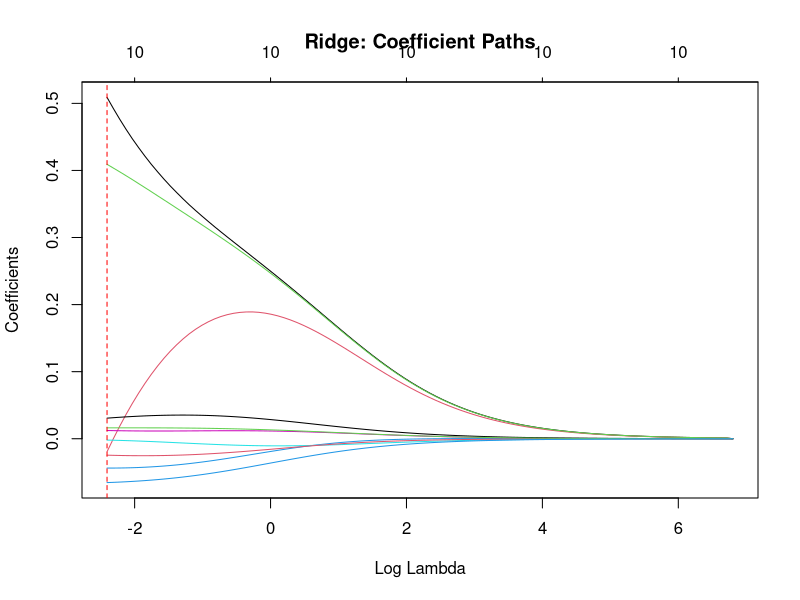
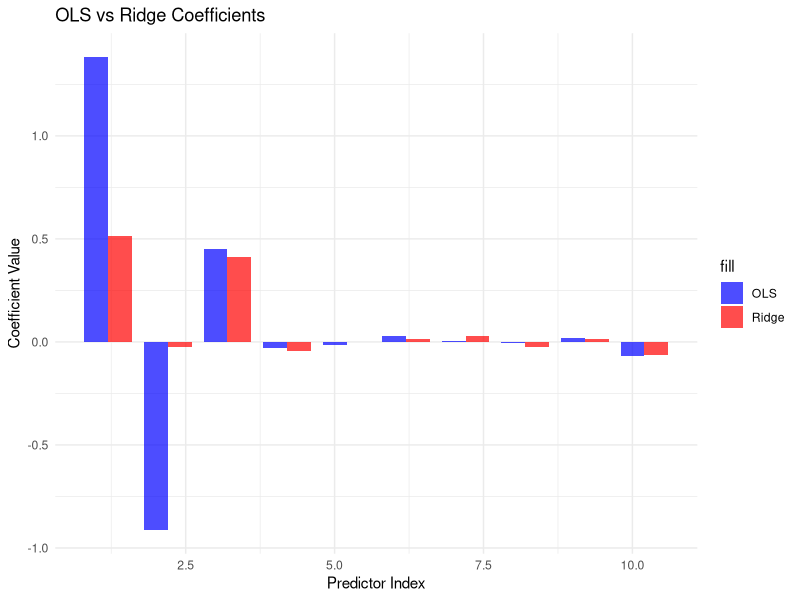
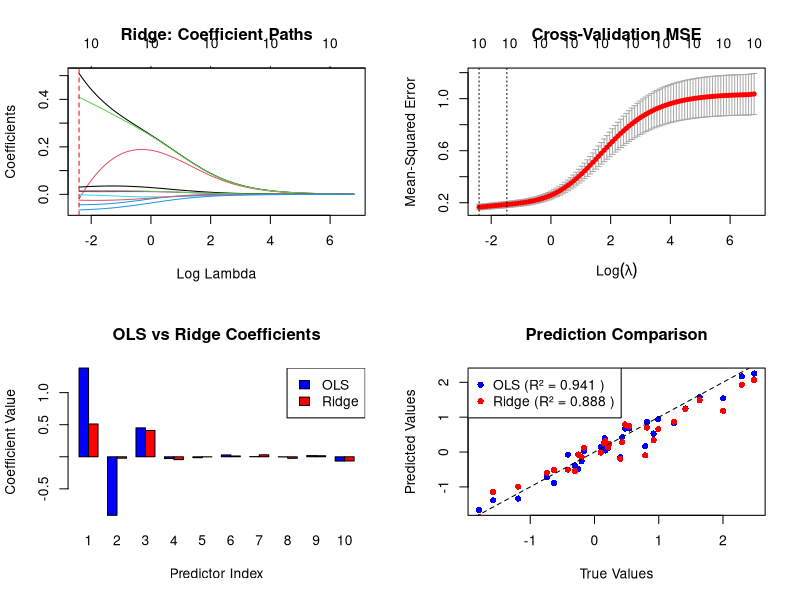
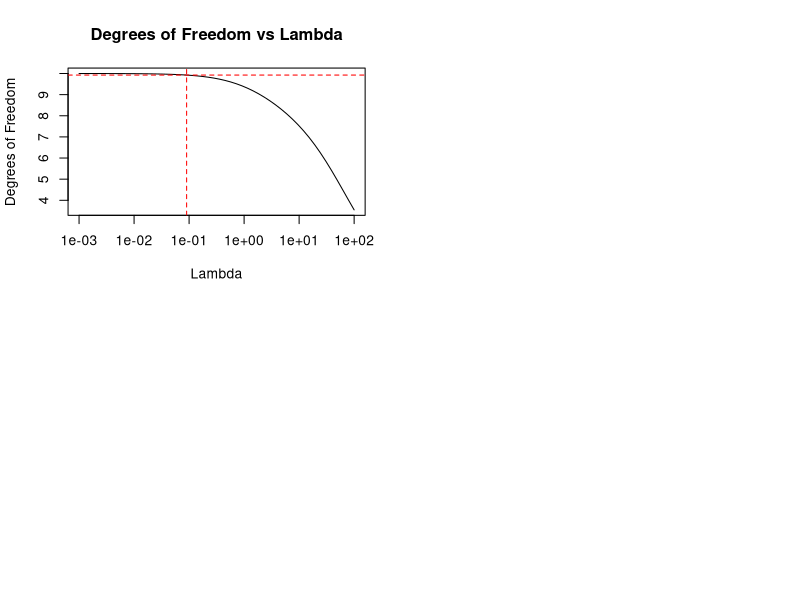

The R source for these figures, in order:
# Ridge Regression: Comprehensive Implementation
# This script demonstrates ridge regression with multicollinearity handling using glmnet

# Load required libraries
library(glmnet)
library(ggplot2)
library(dplyr)

# Set random seed for reproducibility
set.seed(42)

# Generate synthetic data with multicollinearity
n <- 100
p <- 10

# Create correlated predictors
X <- matrix(rnorm(n * p), n, p)
X[, 2] <- 0.8 * X[, 1] + 0.2 * rnorm(n)
X[, 3] <- 0.7 * X[, 1] + 0.3 * rnorm(n)

# True coefficients
true_beta <- rep(0, p)
true_beta[1:3] <- c(2, -1.5, 1)

# Generate response
y <- X %*% true_beta + 0.5 * rnorm(n)

cat("=== RIDGE REGRESSION WITH MULTICOLLINEARITY ===\n")
cat("Sample size:", n, "\n")
cat("Number of predictors:", p, "\n")
cat("True non-zero coefficients:", sum(true_beta != 0), "\n")
cat("True coefficients:", true_beta[1:3], "\n")

# Split data into training and test sets
train_idx <- sample(1:n, 0.7 * n)
X_train <- X[train_idx, ]
X_test <- X[-train_idx, ]
y_train <- y[train_idx]
y_test <- y[-train_idx]

# Standardize data
X_train_scaled <- scale(X_train)
X_test_scaled <- scale(X_test, center = attr(X_train_scaled, "scaled:center"), 
                       scale = attr(X_train_scaled, "scaled:scale"))
y_train_scaled <- scale(y_train)
y_test_scaled <- scale(y_test, center = attr(y_train_scaled, "scaled:center"), 
                       scale = attr(y_train_scaled, "scaled:scale"))

# Compute SVD
svd_result <- svd(X_train_scaled)
U <- svd_result$u
d <- svd_result$d
V <- svd_result$v

cat("\nSVD Analysis:\n")
cat("Singular values:", round(d[1:5], 3), "...\n")
cat("Condition number:", round(d[1] / d[length(d)], 2), "\n")

# Ridge regression with cross-validation
cat("\n=== RIDGE REGRESSION WITH CROSS-VALIDATION ===\n")
ridge_cv <- cv.glmnet(X_train_scaled, y_train_scaled, alpha = 0, standardize = FALSE)
ridge_fit <- glmnet(X_train_scaled, y_train_scaled, alpha = 0, lambda = ridge_cv$lambda.min)

# Compute degrees of freedom
df_ridge <- sum(d^2 / (d^2 + ridge_cv$lambda.min))

cat("Best lambda:", round(ridge_cv$lambda.min, 4), "\n")
cat("Ridge CV MSE:", round(min(ridge_cv$cvm), 4), "\n")
cat("Degrees of freedom:", round(df_ridge, 2), "\n")

# Plot coefficient paths
plot(ridge_cv$glmnet.fit, xvar = "lambda", main = "Ridge: Coefficient Paths")
abline(v = log(ridge_cv$lambda.min), col = "red", lty = 2)

# Compare with OLS
ols_coefs <- coef(lm(y_train_scaled ~ X_train_scaled - 1))
ridge_coefs <- as.vector(coef(ridge_fit))[-1]  # Remove intercept

# Create comparison plot
coef_comparison <- data.frame(
  predictor = 1:p,
  ols = ols_coefs,
  ridge = ridge_coefs
)

ggplot(coef_comparison, aes(x = predictor)) +
  geom_bar(aes(y = ols, fill = "OLS"), stat = "identity", alpha = 0.7, width = 0.4) +
  geom_bar(aes(y = ridge, fill = "Ridge"), stat = "identity", alpha = 0.7, width = 0.4, 
           position = position_nudge(x = 0.4)) +
  scale_fill_manual(values = c("OLS" = "blue", "Ridge" = "red")) +
  labs(title = "OLS vs Ridge Coefficients", x = "Predictor Index", y = "Coefficient Value") +
  theme_minimal()

# Prediction comparison
ols_pred <- X_test_scaled %*% ols_coefs
ridge_pred <- predict(ridge_fit, newx = X_test_scaled)

ols_r2 <- 1 - sum((y_test_scaled - ols_pred)^2) / sum((y_test_scaled - mean(y_test_scaled))^2)
ridge_r2 <- 1 - sum((y_test_scaled - ridge_pred)^2) / sum((y_test_scaled - mean(y_test_scaled))^2)

ols_mse <- mean((y_test_scaled - ols_pred)^2)
ridge_mse <- mean((y_test_scaled - ridge_pred)^2)

cat("\n=== MODEL COMPARISON ===\n")
cat("OLS Test R²:", round(ols_r2, 4), "\n")
cat("Ridge Test R²:", round(ridge_r2, 4), "\n")
cat("OLS Test MSE:", round(ols_mse, 4), "\n")
cat("Ridge Test MSE:", round(ridge_mse, 4), "\n")
cat("Improvement in R²:", round(ridge_r2 - ols_r2, 4), "\n")
cat("Improvement in MSE:", round((ols_mse - ridge_mse) / ols_mse * 100, 2), "%\n")

# Multicollinearity analysis
cat("\n=== MULTICOLLINEARITY ANALYSIS ===\n")
corr_matrix <- cor(X_train_scaled)
max_corr <- max(abs(corr_matrix[upper.tri(corr_matrix)]))
cat("Maximum correlation between predictors:", round(max_corr, 4), "\n")

# Variance Inflation Factor (VIF) calculation
vif_values <- numeric(p)
for (i in 1:p) {
  # Regress predictor i on all other predictors
  X_others <- X_train_scaled[, -i, drop = FALSE]
  y_pred <- X_train_scaled[, i]
  
  # Fit regression
  lm_result <- lm(y_pred ~ X_others - 1)
  r_squared <- summary(lm_result)$r.squared
  
  # Calculate VIF
  vif_values[i] <- 1 / (1 - r_squared)
}

cat("VIF values:", round(vif_values[1:5], 2), "...\n")
cat("Maximum VIF:", round(max(vif_values), 2), "\n")

# Shrinkage analysis
cat("\n=== SHRINKAGE ANALYSIS ===\n")
shrinkage_factors <- d^2 / (d^2 + ridge_cv$lambda.min)
cat("Shrinkage factors for first 5 components:", round(shrinkage_factors[1:5], 3), "\n")
cat("Average shrinkage factor:", round(mean(shrinkage_factors), 3), "\n")

# Coefficient stability analysis
cat("\n=== COEFFICIENT STABILITY ===\n")
coef_stability <- abs(ridge_coefs) / abs(ols_coefs)
cat("Coefficient stability ratios:", round(coef_stability[1:5], 3), "...\n")
cat("Average stability ratio:", round(mean(coef_stability), 3), "\n")

# Create comprehensive visualization
par(mfrow = c(2, 2))

# 1. Coefficient paths
plot(ridge_cv$glmnet.fit, xvar = "lambda", main = "Ridge: Coefficient Paths")
abline(v = log(ridge_cv$lambda.min), col = "red", lty = 2)

# 2. Cross-validation curve
plot(ridge_cv, main = "Cross-Validation MSE")

# 3. OLS vs Ridge coefficients
barplot(rbind(ols_coefs, ridge_coefs), beside = TRUE, 
        names.arg = 1:p, col = c("blue", "red"), 
        main = "OLS vs Ridge Coefficients",
        xlab = "Predictor Index", ylab = "Coefficient Value")
legend("topright", legend = c("OLS", "Ridge"), fill = c("blue", "red"))

# 4. Prediction comparison
plot(y_test_scaled, ols_pred, col = "blue", pch = 16, alpha = 0.6,
     main = "Prediction Comparison", xlab = "True Values", ylab = "Predicted Values")
points(y_test_scaled, ridge_pred, col = "red", pch = 16, alpha = 0.6)
abline(0, 1, lty = 2)
legend("topleft", legend = c(paste("OLS (R² =", round(ols_r2, 3), ")"),
                            paste("Ridge (R² =", round(ridge_r2, 3), ")")),
       col = c("blue", "red"), pch = 16)

# Additional analysis: Degrees of freedom vs lambda
lambda_seq <- exp(seq(log(0.001), log(100), length.out = 50))
df_seq <- sapply(lambda_seq, function(lambda) sum(d^2 / (d^2 + lambda)))

plot(lambda_seq, df_seq, type = "l", log = "x", 
     main = "Degrees of Freedom vs Lambda",
     xlab = "Lambda", ylab = "Degrees of Freedom")
abline(v = ridge_cv$lambda.min, col = "red", lty = 2)
abline(h = df_ridge, col = "red", lty = 2)

# Key insights
cat("\n=== KEY INSIGHTS ===\n")
cat("1. Ridge regression handles multicollinearity effectively\n")
cat("2. Cross-validation helps select optimal regularization parameter\n")
cat("3. Ridge shrinks coefficients but doesn't set them to zero\n")
cat("4. Degrees of freedom decrease with increasing regularization\n")
cat("5. Ridge can improve prediction accuracy in presence of multicollinearity\n")
cat("6. VIF analysis confirms presence of multicollinearity\n")
cat("7. Shrinkage factors show differential regularization by component\n")

# Return results for further analysis
results <- list(
  ridge_cv = ridge_cv,
  ridge_fit = ridge_fit,
  ridge_coefs = ridge_coefs,
  ols_coefs = ols_coefs,
  ridge_r2 = ridge_r2,
  ols_r2 = ols_r2,
  ridge_mse = ridge_mse,
  ols_mse = ols_mse,
  df_ridge = df_ridge,
  singular_values = d,
  vif_values = vif_values,
  shrinkage_factors = shrinkage_factors,
  true_beta = true_beta
)

cat("\n=== ANALYSIS COMPLETE ===\n")
cat("Results stored in 'results' object for further analysis\n")
